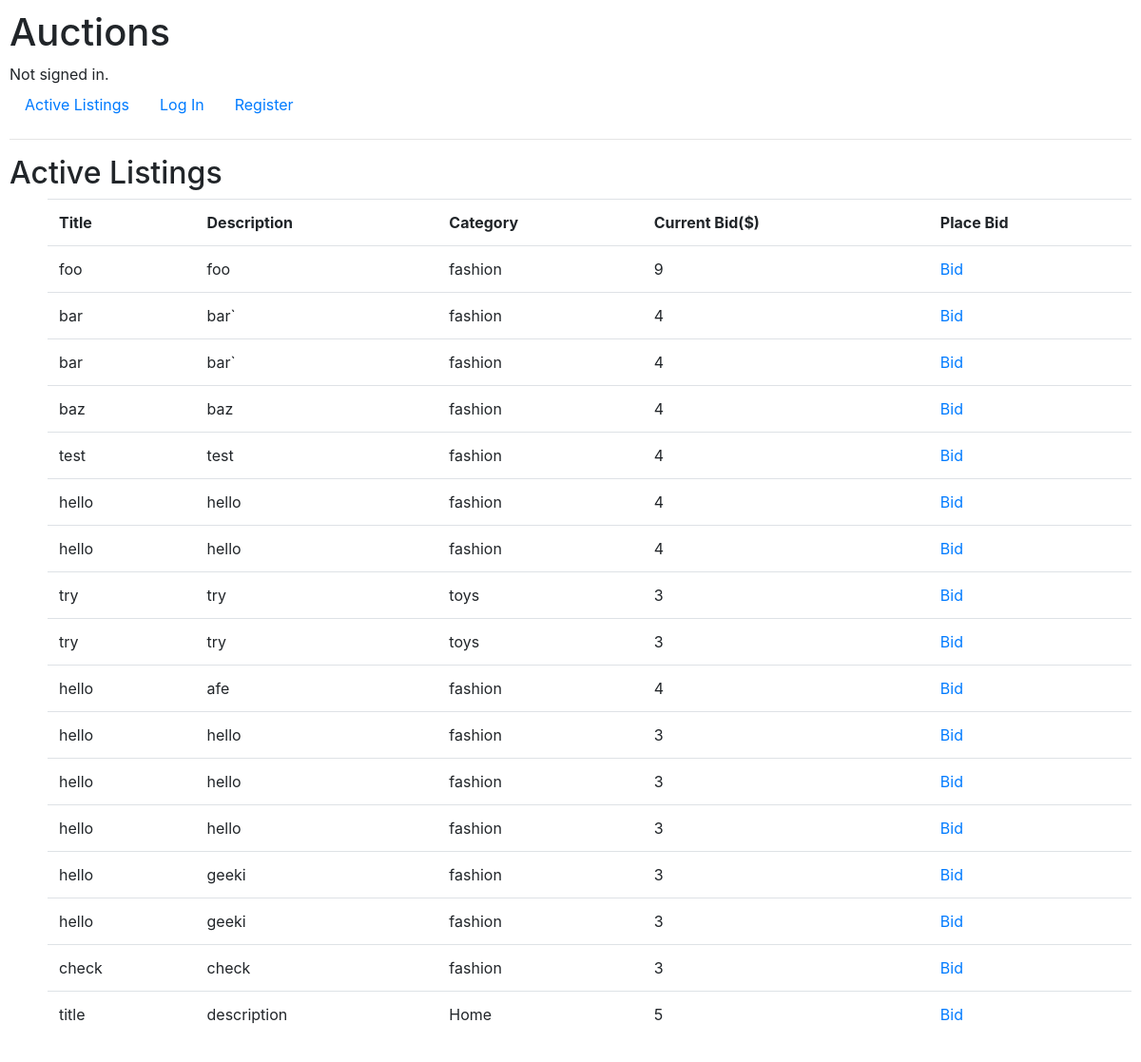
/, run on an earlier commit of the app's database.
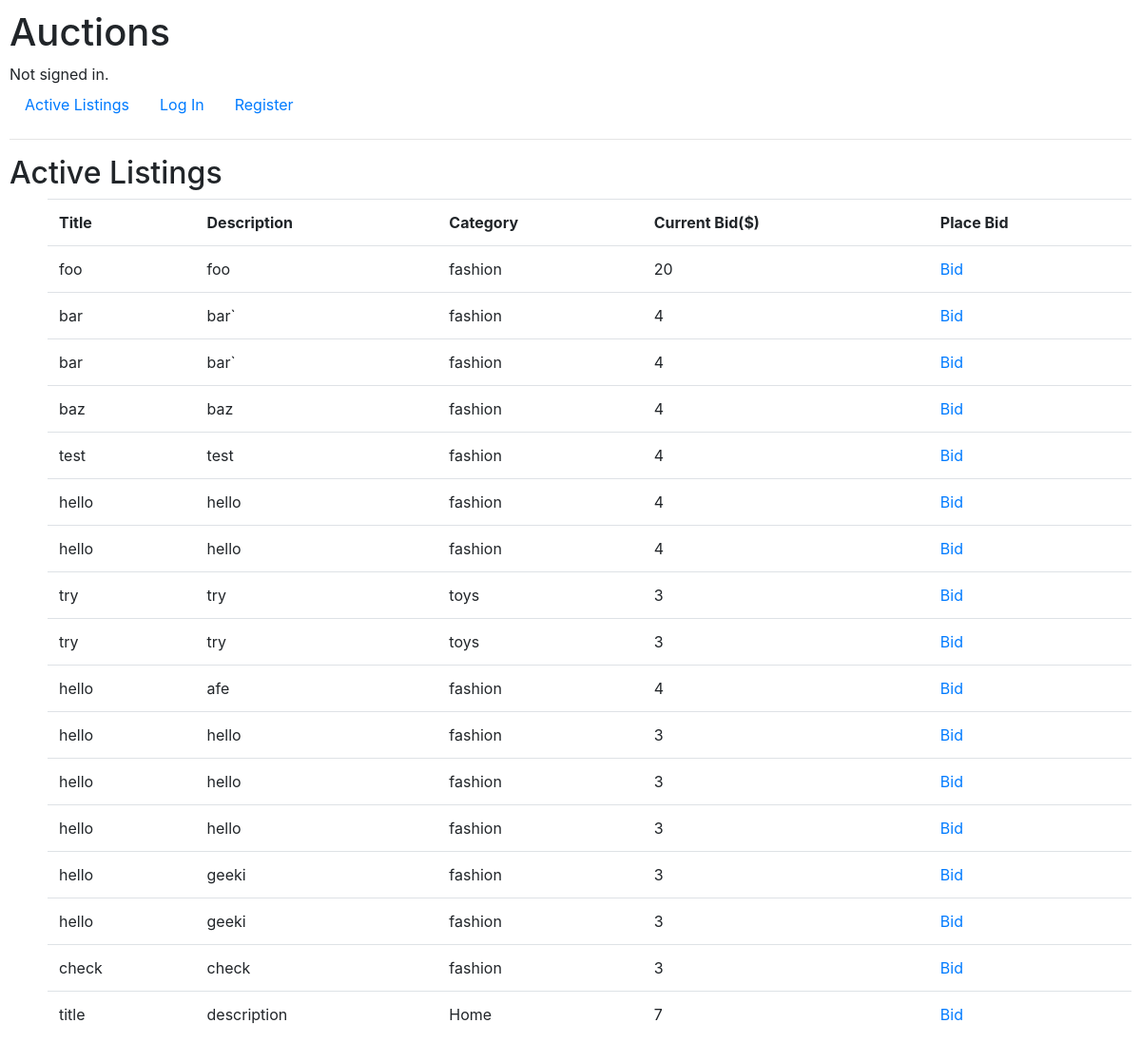
And on a later commit of the database.
### auctions/models.py (models this page shows)
class Listing(models.Model):
    title=models.CharField(max_length=64)
    description=models.CharField(max_length=128)
    bid=models.PositiveIntegerField()
    account = models.ForeignKey(User,on_delete=models.CASCADE,related_name="user")
    categories = (
        ("fashion","Fashion"),
        ("toys","Toys"),
        ("electronics","Electronics"),
        ("home","Home")
    )
    category =models.CharField(max_length=64,choices=categories)

### auctions/views.py (the view)
# urls.py: path("", views.index, name="index"),
def index(request):
    return render(request, "auctions/index.html",{
        "listings":Listing.objects.all()
    })

### auctions/templates/auctions/index.html
{% extends "auctions/layout.html" %}
{% block body %}
    <h2>Active Listings</h2>
    <ul>
        <table class="table">
            <tr>
                <th>Title</th>
                <th>Description</th>
                <th>Category</th>
                <th>Current Bid($)</th>
                <th>Place Bid</th>
            </tr>
        {% for listing in listings %}
        <tr>
            <td>{{listing.title}}</td>
            <td>{{listing.description}}</td>
            <td>{{listing.category}}</td>
            <td>{{listing.bid}}</td>
            <td><a href="{%url 'listing' listing.id %}">Bid</a></td>
        </tr>
        {% endfor %}
        </table>
    </ul>
{% endblock %}

What changed in the data, as far as the page shows it:
changed Listing "foo": bid "9" → "20"
changed Listing "title": bid "5" → "7"
